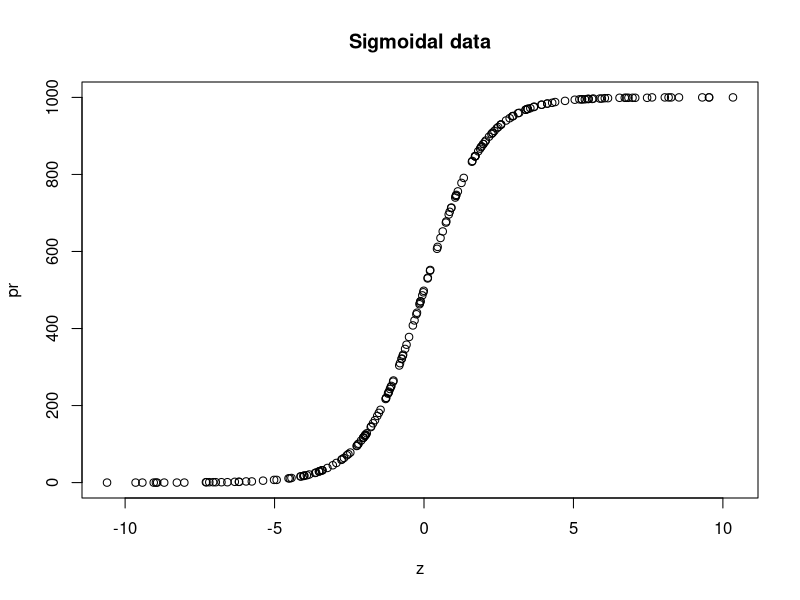
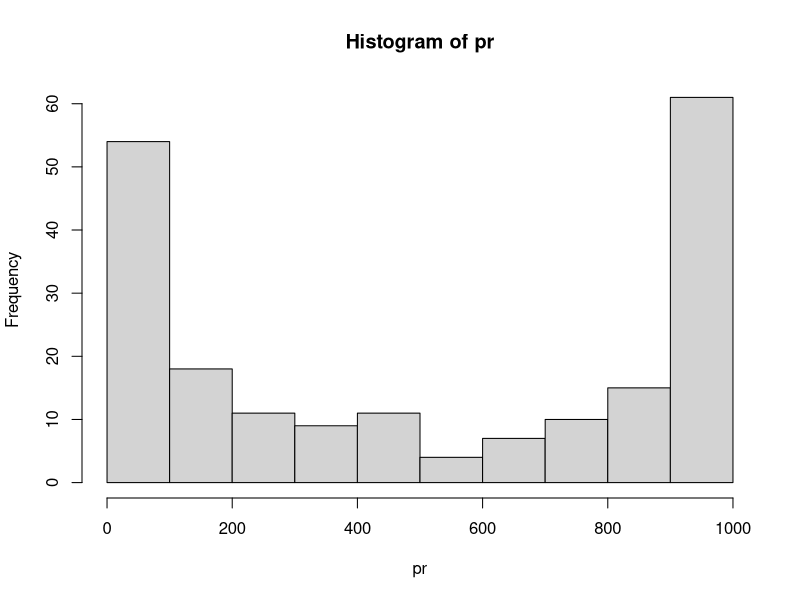
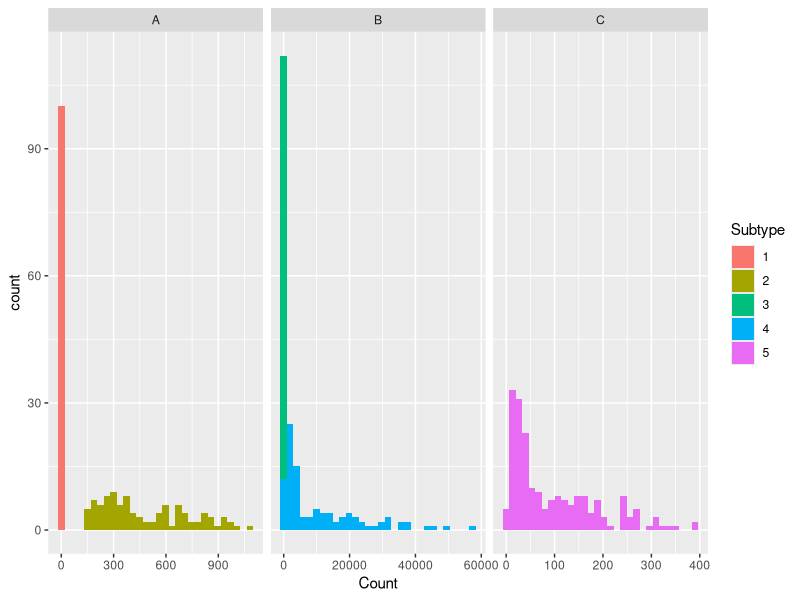
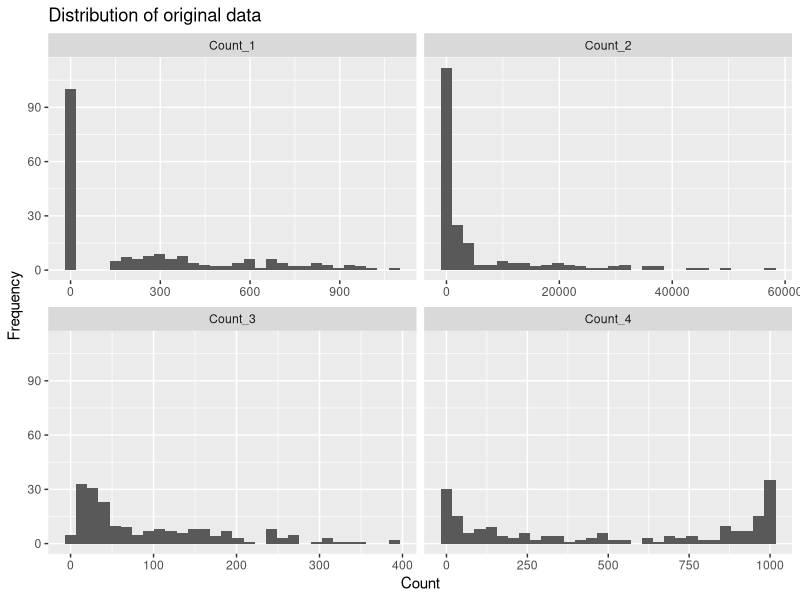
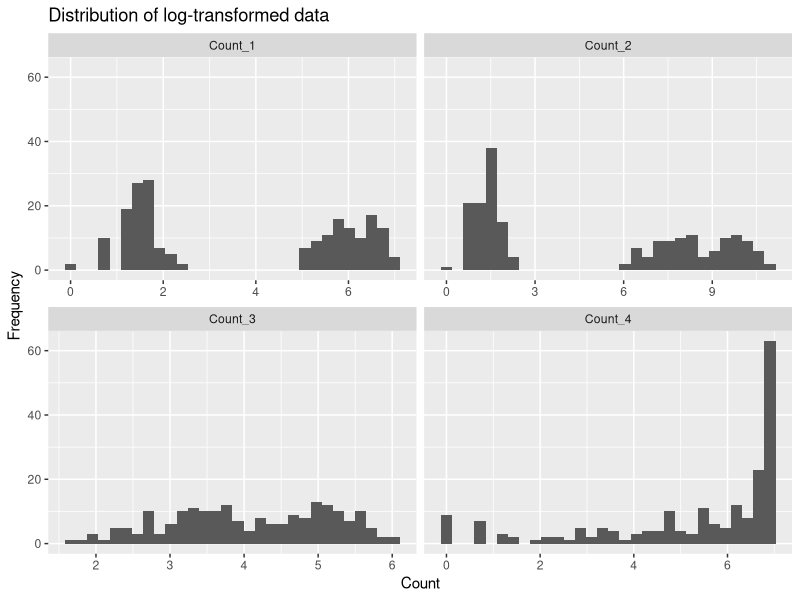
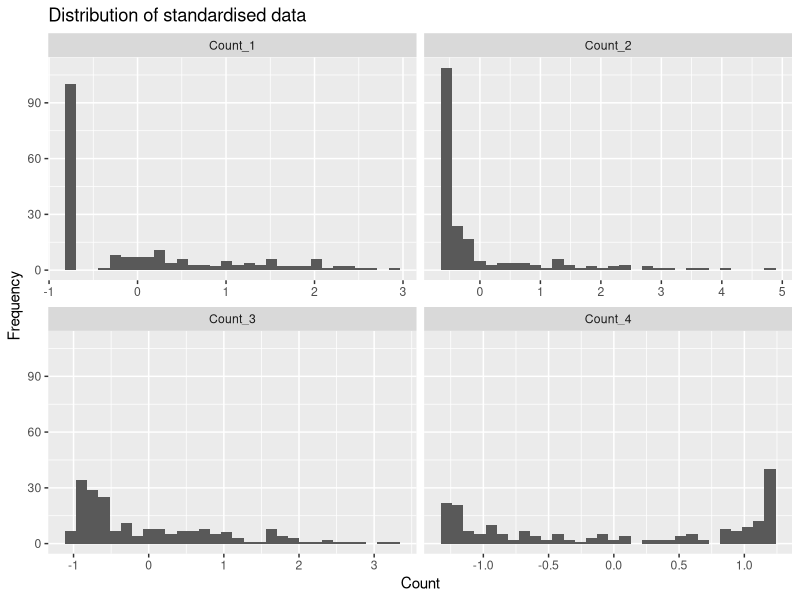
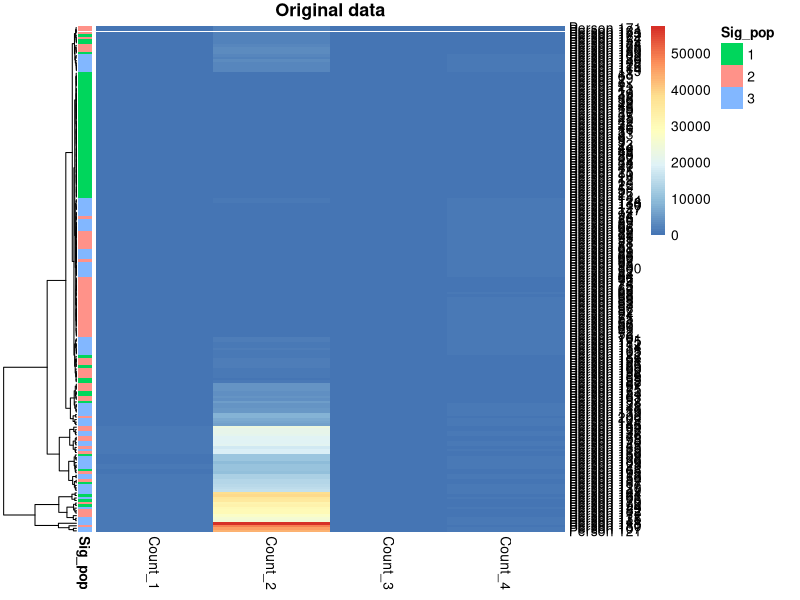
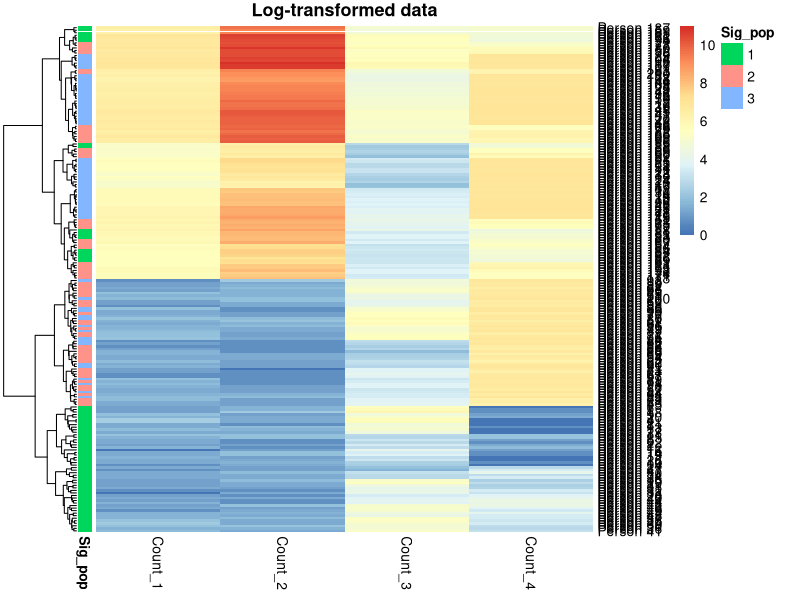

The R source for these figures, in order:
## ---- chunk 1
knitr::opts_chunk$set(echo = TRUE)

# Call libraries

# For mixture models
library(mclust)
library(mixtools)

# For visualisation
library(pheatmap)
library(ggplot2)

# For ``gather`` function
library(tidyr)

# For the pipe and some extensions
library(magrittr)

# Set seed for reproducibility
set.seed(1)
## ---- chunk 2
# Example of transforms on poission data
n <- 100
beta_0 <- c(1, 1, 5, 6, 2, 2)
beta_1 <- c(0.2, 0.2, 1, 2.5, 2, 2)

# Generate random data
x <- runif(n = n, min = 0, max = 2.0)

# Generate data from 4 poisson regression models
beta_1_mat <- sapply(beta_1, `*`, x)
exponent_mat <- t(apply(beta_1_mat, 1, `+`, t(beta_0)))

poisson_data <- apply(exp(exponent_mat), 2, function(x) {
  rpois(n = n, lambda = x)
})

# Put this data into a data.frame
poisson_df <- data.frame(
  Count_1 = c(poisson_data[, 1], poisson_data[, 3]),
  Count_2 = c(poisson_data[, 2], poisson_data[, 4]),
  Count_3 = c(poisson_data[, 5], poisson_data[, 6])
)
## ---- chunk 3
# some continuous variables
# x1 <- rnorm(n)
x1 <- runif(2 * n, -2, -1)
x2 <- runif(2 * n, 1, 2)
x3 <- runif(2 * n, -1, 1)
# x2 <- rnorm(n)

# linear combination with a bias
z <- 1 + 8 * x1 + 7.5 * x2 + 5 * x3

# pass through an inv-logit function and move to a scale similar to a count
pr <- round(1 / (1 + exp(-z)) * 1000)

plot(z, pr, main = "Sigmoidal data")
hist(pr)
## ---- chunk 4

# Create a data.frame fit for ggplot2
poisson_plot_data <- data.frame(
  Count = c(poisson_data[, 1], poisson_data[, 3], poisson_data[, 2], poisson_data[, 4], poisson_data[, 5], poisson_data[, 6]),
  Type = as.factor(
    c(
      rep("A", 2 * nrow(poisson_data)),
      rep("B", 2 * nrow(poisson_data)),
      rep("C", 2 * nrow(poisson_data))
    )
  ),
  Subtype = as.factor(
    c(
      rep("1", nrow(poisson_data)),
      rep("2", nrow(poisson_data)),
      rep("3", nrow(poisson_data)),
      rep("4", nrow(poisson_data)),
      rep("5", nrow(poisson_data)),
      rep("5", nrow(poisson_data))
    )
  )
)

# Create a set of histograms
ggplot(poisson_plot_data) +
  geom_histogram(aes(x = Count, fill = Subtype)) +
  facet_wrap(~Type, scales = "free_x")
## ---- chunk 5

# Bad hack to have the high counts align in each dataset imperfectly but well
# enough to have less sub-populations emerge from the combined dataset
fractions <- 8
new_order <- order(pr)
flag <- as.numeric(cut(pr,
  breaks = quantile(pr, probs = seq(0, 1, 1 / fractions)),
  include.lowest = T,
  labels = 1:fractions
))

flag[flag %in% 3:4] <- fractions + 1

# Combine the generated data
my_data <- as.data.frame(cbind(poisson_df, pr[order(flag)]))

# Assign row and column names
colnames(my_data) <- c(paste0("Count_", 1:(ncol(poisson_df) + 1)))
row.names(my_data) <- paste("Person", 1:nrow(my_data))

# Of some use later
n_var <- ncol(my_data)

head(my_data)

# Log transform
log_data <- log(1 + my_data) %>% as.data.frame()

# Mean centre and standardise the standard deviation within each variable
scaled_data <- scale(my_data) %>% as.data.frame()
## ---- chunk 6
ggplot(gather(my_data), aes(value)) +
  geom_histogram() +
  facet_wrap(~key, scales = "free_x") +
  labs(
    title = "Distribution of original data",
    x = "Count",
    y = "Frequency"
  )

ggplot(gather(log_data), aes(value)) +
  geom_histogram() +
  facet_wrap(~key, scales = "free_x") +
  labs(
    title = "Distribution of log-transformed data",
    x = "Count",
    y = "Frequency"
  )

ggplot(gather(scaled_data), aes(value)) +
  geom_histogram() +
  facet_wrap(~key, scales = "free_x") +
  labs(
    title = "Distribution of standardised data",
    x = "Count",
    y = "Frequency"
  )
## ---- chunk 7
# Keep track of the sigmoidal data by assigning a label based on quantiles
n_labels <- 3
sig_labels <- cut(my_data[, n_var],
  breaks = quantile(my_data[, n_var], probs = seq(0, 1, 1 / n_labels)),
  include.lowest = T,
  labels = 1:n_labels
)

# Create a data.frame to annotate the heatmaps
annotation_row <- data.frame(Sig_pop = as.factor(sig_labels))
row.names(annotation_row) <- row.names(my_data)

# We see that in the
pheatmap(my_data,
  annotation_row = annotation_row,
  cluster_cols = F,
  main = "Original data"
)

pheatmap(log_data,
  annotation_row = annotation_row,
  cluster_cols = F,
  main = "Log-transformed data"
)

pheatmap(scaled_data,
  annotation_row = annotation_row,
  cluster_cols = F,
  main = "Standardised data"
)
## ---- chunk 8

model_functions <- c(
  "Mclust",
  "mvnormalmixEM" # ,
  # "poisregmixEM"
)

transforms <- c(
  "Original",
  "Log",
  "Standardise"
)

datasets <- list(my_data, log_data, scaled_data) %>%
  set_names(transforms)

n_datasets <- length(datasets)
n_models <- length(model_functions)

model_out <- vector("list", n_models) %>%
  set_names(model_functions)

model_bic <- model_out

for (i in 1:n_models) {
  model_out[[i]] <- vector("list", n_datasets) %>%
    set_names(transforms)
  
  model_bic[[i]] <- model_out[[i]]

  if (model_functions[i] == "Mclust") {
    for (j in 1:n_datasets) {
      # do.call(model_functions[i], list(datasets[[j]])
      model_out[[i]][[j]] <- Mclust(datasets[[j]], G = 2:15)
      model_bic[[i]][[j]] <- mclustBIC(datasets[[j]])
    }
  }
  # if (model_functions[i] == "mvnormalmixEM") {
  #   for (j in 1:n_datasets) {
  #     # do.call(model_functions[i], list(datasets[[j]]), k = 15)
  #     model_out[[i]][[j]] <- mvnormalmixEM(datasets[[j]], k = 10)
  #   }
  # }
}
## ---- chunk 9
summary(model_out[[1]][[2]])
# mclustModel(datasets[[3]], model_bic[[1]][[2]])
plot(model_out[[1]][[2]], what = "classification")
plot(model_out[[1]][[2]], what = "BIC")

summary(model_out[[1]][[3]])
# mclustModel(datasets[[3]], model_bic[[1]][[3]])
plot(model_out[[1]][[3]], what = "classification")
plot(model_out[[1]][[3]], what = "BIC")

## ---- chunk 10

labelling <- lapply(model_out$Mclust, function(x) {
  x$classification
})

annotation_row <- cbind(annotation_row, labelling)

# pheatmap(my_data[order(annotation_row[, 1]), ],
#   cluster_rows = F,
#   cluster_cols = F,
#   annotation_row = annotation_row,
#   main = "Original data: Ordered by Sigmoid tertiles"
# )
# 
# pheatmap(my_data[order(annotation_row[, 2]), ],
#   cluster_rows = F,
#   cluster_cols = F,
#   annotation_row = annotation_row,
#   main = "Original data: Ordered by clustering of original data"
# )
# 
# pheatmap(my_data[order(annotation_row[, 3]), ],
#   cluster_rows = F,
#   cluster_cols = F,
#   annotation_row = annotation_row,
#   main = "Original data: Ordered by clustering of log-transformed data"
# )
# 
# pheatmap(my_data[order(annotation_row[, 4]), ],
#   cluster_rows = F,
#   cluster_cols = F,
#   annotation_row = annotation_row,
#   main = "Original data: Ordered by clustering of scaled data"
# )
# 
# pheatmap(log_data[order(annotation_row[, 1]), ],
#   cluster_rows = F,
#   cluster_cols = F,
#   annotation_row = annotation_row,
#   main = "Log-transformed data: Ordered by Sigmoid tertiles"
# )

pheatmap(log_data[order(annotation_row[, 2]), ],
  cluster_rows = F,
  cluster_cols = F,
  annotation_row = annotation_row,
  main = "Log-transformed data: Ordered by clustering of original data"
)

pheatmap(log_data[order(annotation_row[, 3]), ],
  cluster_rows = F,
  cluster_cols = F,
  annotation_row = annotation_row,
  main = "Log-transformed data: Ordered by clustering of log-transformed data"
)

pheatmap(log_data[order(annotation_row[, 4]), ],
  cluster_rows = F,
  cluster_cols = F,
  annotation_row = annotation_row,
  main = "Log-transformed data: Ordered by clustering of scaled data"
)

# # Standardised data
# pheatmap(scaled_data[order(annotation_row[, 1]), ],
#   cluster_rows = F,
#   cluster_cols = F,
#   annotation_row = annotation_row,
#   main = "Standardised data: Ordered by Sigmoid tertiles"
# )

pheatmap(scaled_data[order(annotation_row[, 2]), ],
  cluster_rows = F,
  cluster_cols = F,
  annotation_row = annotation_row,
  main = "Standardised data: Ordered by clustering of original data"
)

pheatmap(scaled_data[order(annotation_row[, 3]), ],
  cluster_rows = F,
  cluster_cols = F,
  annotation_row = annotation_row,
  main = "Standardised data: Ordered by clustering of log-transformed data"

)

pheatmap(scaled_data[order(annotation_row[, 4]), ],
  cluster_rows = F,
  cluster_cols = F,
  annotation_row = annotation_row,
  main = "Standardised data: Ordered by clustering of scaled data"
)
## ---- chunk 11
# print(nrow(annotation_row))
# print(sum(annotation_row[,2] != annotation_row[,4]))
# print(sum(annotation_row[,3] != annotation_row[,4]))

# dummy_alloc <- annotation_row[, 2:4]
# dummy_alloc[dummy_alloc[,2] == 1, 2] <- 11
# dummy_alloc[dummy_alloc[,2] == 2, 2] <- 12
# dummy_alloc[dummy_alloc[,2] == 3, 2] <- 14
# dummy_alloc[dummy_alloc[,2] == 4, 2] <- 15
# dummy_alloc[dummy_alloc[,2] == 5, 2] <- 14
# dummy_alloc[dummy_alloc[,2] == 6, 2] <- 16
# dummy_alloc[dummy_alloc[,2] == 7, 2] <- 20
# dummy_alloc[dummy_alloc[,2] == 8, 2] <- 18
# dummy_alloc[dummy_alloc[,2] == 9, 2] <- 17
# dummy_alloc[dummy_alloc[,2] == 10, 2] <- 19
# dummy_alloc[, 2] <- dummy_alloc[, 2] - 10
# 
# print(annotation_row[order(annotation_row[,2]), ])
# print(sum(dummy_alloc[,2] != dummy_alloc[,3]))
# print(sum(dummy_alloc[,1] != dummy_alloc[,3]))
